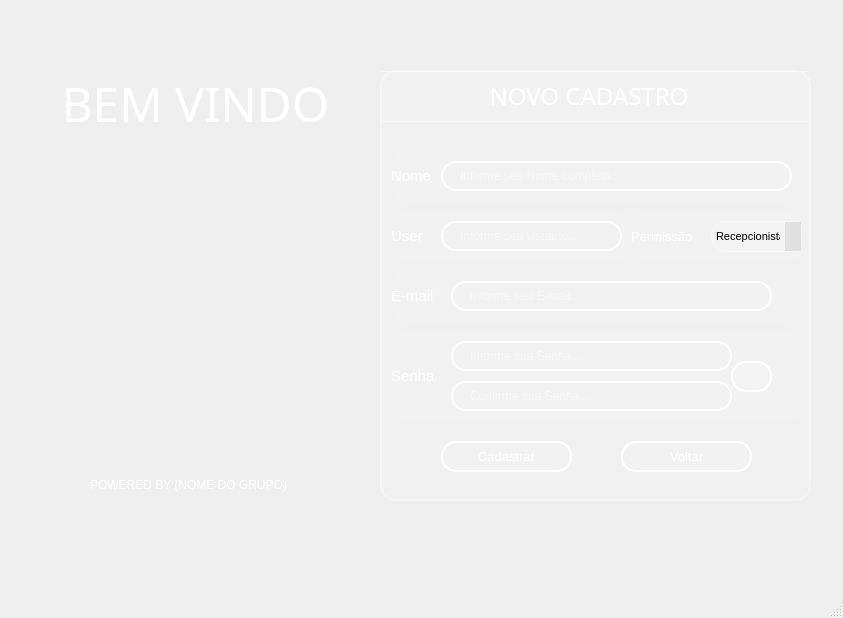
<?xml version="1.0" encoding="UTF-8"?>
<ui version="4.0">
 <class>MainWindow</class>
 <widget class="QMainWindow" name="MainWindow">
  <property name="geometry">
   <rect>
    <x>0</x>
    <y>0</y>
    <width>843</width>
    <height>618</height>
   </rect>
  </property>
  <property name="windowTitle">
   <string>MainWindow</string>
  </property>
  <widget class="QWidget" name="centralwidget">
   <widget class="QLabel" name="label">
    <property name="geometry">
     <rect>
      <x>90</x>
      <y>470</y>
      <width>211</width>
      <height>31</height>
     </rect>
    </property>
    <property name="text">
     <string>&lt;html&gt;&lt;head/&gt;&lt;body&gt;&lt;p&gt;&lt;span style=&quot; font-size:9pt; color:#ffffff;&quot;&gt;POWERED BY (NOME DO GRUPO)&lt;/span&gt;&lt;/p&gt;&lt;/body&gt;&lt;/html&gt;</string>
    </property>
   </widget>
   <widget class="QLabel" name="label_7">
    <property name="geometry">
     <rect>
      <x>60</x>
      <y>70</y>
      <width>271</width>
      <height>61</height>
     </rect>
    </property>
    <property name="font">
     <font>
      <family>Montserrat Medium</family>
      <pointsize>48</pointsize>
      <italic>false</italic>
     </font>
    </property>
    <property name="text">
     <string>&lt;html&gt;&lt;head/&gt;&lt;body&gt;&lt;p align=&quot;center&quot;&gt;&lt;span style=&quot; font-size:36pt; color:#ffffff;&quot;&gt;BEM VINDO&lt;/span&gt;&lt;/p&gt;&lt;/body&gt;&lt;/html&gt;</string>
    </property>
   </widget>
   <widget class="QLabel" name="label_3">
    <property name="geometry">
     <rect>
      <x>-400</x>
      <y>-830</y>
      <width>1291</width>
      <height>2001</height>
     </rect>
    </property>
    <property name="frameShape">
     <enum>QFrame::Box</enum>
    </property>
    <property name="text">
     <string/>
    </property>
    <property name="pixmap">
     <pixmap>../Desktop/fundo azul.jpg</pixmap>
    </property>
   </widget>
   <widget class="QStackedWidget" name="stackedWidget">
    <property name="geometry">
     <rect>
      <x>380</x>
      <y>70</y>
      <width>431</width>
      <height>431</height>
     </rect>
    </property>
    <property name="styleSheet">
     <string notr="true">QWidge {
    background-color: rgba(245, 245, 245, 70);
    border-radius: 12px;
    border: 2px solid rgba(255, 255, 255, 150);
    backdrop-filter: blur(15px);
    padding: 5px;
}
QWidget {
    background-color: rgba(255, 255, 255, 20); /* 50 = 20% de opacidade */
    border-radius: 15px;
    border: 1px solid rgba(255, 255, 255, 100);
    
    /* Efeito de desfoque (requer código adicional - ver explicação abaixo) */
    backdrop-filter: blur(10px);
}</string>
    </property>
    <property name="frameShape">
     <enum>QFrame::StyledPanel</enum>
    </property>
    <property name="frameShadow">
     <enum>QFrame::Raised</enum>
    </property>
    <property name="currentIndex">
     <number>1</number>
    </property>
    <widget class="QWidget" name="stackedWidget_loginPage1_3">
     <widget class="QLabel" name="label_5">
      <property name="geometry">
       <rect>
        <x>-80</x>
        <y>0</y>
        <width>571</width>
        <height>51</height>
       </rect>
      </property>
      <property name="font">
       <font>
        <family>Montserrat Medium</family>
        <pointsize>14</pointsize>
        <italic>false</italic>
       </font>
      </property>
      <property name="text">
       <string>&lt;html&gt;&lt;head/&gt;&lt;body&gt;&lt;p align=&quot;center&quot;&gt;&lt;span style=&quot; font-size:18pt; color:#ffffff;&quot;&gt;LOGIN&lt;/span&gt;&lt;/p&gt;&lt;/body&gt;&lt;/html&gt;</string>
      </property>
     </widget>
     <widget class="QLabel" name="label_user_3">
      <property name="geometry">
       <rect>
        <x>20</x>
        <y>90</y>
        <width>391</width>
        <height>71</height>
       </rect>
      </property>
      <property name="font">
       <font>
        <family>MS Shell Dlg 2</family>
        <pointsize>10</pointsize>
        <weight>50</weight>
        <italic>false</italic>
        <bold>false</bold>
       </font>
      </property>
      <property name="styleSheet">
       <string notr="true">QLabel{
color: rgb(255, 255, 255);
border:3
}</string>
      </property>
      <property name="text">
       <string>&lt;html&gt;&lt;head/&gt;&lt;body&gt;&lt;p&gt;&lt;span style=&quot; font-size:11pt;&quot;&gt;User  &lt;/span&gt;&lt;/p&gt;&lt;/body&gt;&lt;/html&gt;</string>
      </property>
     </widget>
     <widget class="QLineEdit" name="lineEdit_passwrd_3">
      <property name="geometry">
       <rect>
        <x>80</x>
        <y>200</y>
        <width>301</width>
        <height>31</height>
       </rect>
      </property>
      <property name="font">
       <font>
        <family>MS Shell Dlg 2</family>
        <italic>false</italic>
       </font>
      </property>
      <property name="styleSheet">
       <string notr="true">QLineEdit {
    /* Borda e fundo */
    border: 2px solid rgba(255, 255, 255, 200);
    border-radius: 15px;
    background-color: rgba(0, 0, 0, 0); /* Totalmente transparente */
    
    /* Espaçamento interno */
    padding: 5px 15px;
    
    /* Cor do texto */
    color: white;
    
    /* Melhora a renderização */
    background-clip: padding-box;
}

/* Efeito ao focar */
QLineEdit:focus {
    border: 2px solid rgba(255, 255, 255, 255);
    background-color: rgba(255, 255, 255, 20);
}</string>
      </property>
      <property name="placeholderText">
       <string>Digite sua Senha...</string>
      </property>
     </widget>
     <widget class="QLabel" name="label_passwrd_3">
      <property name="geometry">
       <rect>
        <x>20</x>
        <y>180</y>
        <width>391</width>
        <height>71</height>
       </rect>
      </property>
      <property name="font">
       <font>
        <family>MS Shell Dlg 2</family>
        <pointsize>10</pointsize>
        <weight>50</weight>
        <italic>false</italic>
        <bold>false</bold>
       </font>
      </property>
      <property name="styleSheet">
       <string notr="true">QLabel{
color: rgb(255, 255, 255);
border:3
}</string>
      </property>
      <property name="text">
       <string>&lt;html&gt;&lt;head/&gt;&lt;body&gt;&lt;p&gt;&lt;span style=&quot; font-size:11pt;&quot;&gt;Senha&lt;/span&gt;&lt;/p&gt;&lt;/body&gt;&lt;/html&gt;</string>
      </property>
     </widget>
     <widget class="QPushButton" name="bttn_login">
      <property name="geometry">
       <rect>
        <x>70</x>
        <y>310</y>
        <width>131</width>
        <height>31</height>
       </rect>
      </property>
      <property name="font">
       <font>
        <family>MS Shell Dlg 2</family>
        <pointsize>10</pointsize>
        <weight>50</weight>
        <italic>false</italic>
        <bold>false</bold>
       </font>
      </property>
      <property name="styleSheet">
       <string notr="true">QPushButton {
    background-color: rgba(255, 255, 255, 0.5);
    border: 2px solid rgba(255, 255, 255, 0.3); /* Borda branca translúcida */
    color: #333333; /* Texto totalmente opaco */
}

QPushButton:hover {
     background-color: #CFD8DC;
    border-color: rgba(255, 255, 255,255); 
}

QPushButton:pressed {
    background-color: #A0B2C8; /* Azul acinzentado */
border-color: #003366; /* Azul escuro */
}
 QPushButton{border: 2px solid rgba(255, 255, 255, 200);
    border-radius: 15px;
    background-color: rgba(0, 0, 0, 0); /* Totalmente transparente */
    
    /* Espaçamento interno */
    padding: 5px 15px;
    
    /* Cor do texto */
    color: white;
    
    /* Melhora a renderização */
    background-clip: padding-box;
}

/* Efeito ao focar */
QPushButton {
    border: 2px solid rgba(255, 255, 255, 255);
    background-color: rgba(255, 255, 255, 20);
}</string>
      </property>
      <property name="text">
       <string>Entrar</string>
      </property>
     </widget>
     <widget class="QPushButton" name="bttn_alterindex_2">
      <property name="geometry">
       <rect>
        <x>230</x>
        <y>310</y>
        <width>131</width>
        <height>31</height>
       </rect>
      </property>
      <property name="font">
       <font>
        <family>MS Shell Dlg 2</family>
        <pointsize>8</pointsize>
        <weight>50</weight>
        <italic>false</italic>
        <bold>false</bold>
       </font>
      </property>
      <property name="styleSheet">
       <string notr="true">QPushButton {
    background-color: rgba(255, 255, 255, 0.5);
    border: 2px solid rgba(255, 255, 255, 0.3); /* Borda branca translúcida */
    color: #333333; /* Texto totalmente opaco */
}

QPushButton:hover {
     background-color: #CFD8DC;
    border-color: rgba(255, 255, 255,255); 
}

QPushButton:pressed {
    background-color: #A0B2C8; /* Azul acinzentado */
border-color: #003366; /* Azul escuro */
}
 QPushButton{border: 2px solid rgba(255, 255, 255, 200);
    border-radius: 15px;
    background-color: rgba(0, 0, 0, 0); /* Totalmente transparente */
    
    /* Espaçamento interno */
    padding: 5px 15px;
    
    /* Cor do texto */
    color: white;
    
    /* Melhora a renderização */
    background-clip: padding-box;
}

/* Efeito ao focar */
QPushButton {
    border: 2px solid rgba(255, 255, 255, 255);
    background-color: rgba(255, 255, 255, 20);
}</string>
      </property>
      <property name="text">
       <string>Novo Usuário</string>
      </property>
     </widget>
     <widget class="QLineEdit" name="lineEdit_user_2">
      <property name="geometry">
       <rect>
        <x>80</x>
        <y>110</y>
        <width>301</width>
        <height>31</height>
       </rect>
      </property>
      <property name="font">
       <font>
        <family>MS Shell Dlg 2</family>
        <italic>false</italic>
       </font>
      </property>
      <property name="styleSheet">
       <string notr="true">QLineEdit {
    /* Borda e fundo */
    border: 2px solid rgba(255, 255, 255, 200);
    border-radius: 15px;
    background-color: rgba(0, 0, 0, 0); /* Totalmente transparente */
    
    /* Espaçamento interno */
    padding: 5px 15px;
    
    /* Cor do texto */
    color: white;
    
    /* Melhora a renderização */
    background-clip: padding-box;
}

/* Efeito ao focar */
QLineEdit:focus {
    border: 2px solid rgba(255, 255, 255, 255);
    background-color: rgba(255, 255, 255, 20);
}</string>
      </property>
      <property name="placeholderText">
       <string>Digite seu Usuário...</string>
      </property>
     </widget>
     <zorder>label_user_3</zorder>
     <zorder>label_passwrd_3</zorder>
     <zorder>label_5</zorder>
     <zorder>lineEdit_passwrd_3</zorder>
     <zorder>bttn_login</zorder>
     <zorder>bttn_alterindex_2</zorder>
     <zorder>lineEdit_user_2</zorder>
    </widget>
    <widget class="QWidget" name="page_3">
     <widget class="QLineEdit" name="lineEdit_email">
      <property name="geometry">
       <rect>
        <x>70</x>
        <y>210</y>
        <width>321</width>
        <height>30</height>
       </rect>
      </property>
      <property name="font">
       <font>
        <family>MS Shell Dlg 2</family>
        <italic>false</italic>
       </font>
      </property>
      <property name="styleSheet">
       <string notr="true">QLineEdit {
    /* Borda e fundo */
    border: 2px solid rgba(255, 255, 255, 200);
    border-radius: 15px;
    background-color: rgba(0, 0, 0, 0); /* Totalmente transparente */
    
    /* Espaçamento interno */
    padding: 5px 15px;
    
    /* Cor do texto */
    color: white;
    
    /* Melhora a renderização */
    background-clip: padding-box;
}

/* Efeito ao focar */
QLineEdit:focus {
    border: 2px solid rgba(255, 255, 255, 255);
    background-color: rgba(255, 255, 255, 20);
}</string>
      </property>
      <property name="placeholderText">
       <string>Informe seu E-mail...</string>
      </property>
     </widget>
     <widget class="QLabel" name="label_name_4">
      <property name="geometry">
       <rect>
        <x>10</x>
        <y>80</y>
        <width>411</width>
        <height>51</height>
       </rect>
      </property>
      <property name="font">
       <font>
        <family>MS Shell Dlg 2</family>
        <pointsize>10</pointsize>
        <weight>50</weight>
        <italic>false</italic>
        <bold>false</bold>
       </font>
      </property>
      <property name="styleSheet">
       <string notr="true">QLabel{
color: rgb(255, 255, 255);
border:3
}</string>
      </property>
      <property name="text">
       <string>&lt;html&gt;&lt;head/&gt;&lt;body&gt;&lt;p&gt;&lt;span style=&quot; font-size:11pt;&quot;&gt;Nome&lt;/span&gt;&lt;/p&gt;&lt;/body&gt;&lt;/html&gt;</string>
      </property>
     </widget>
     <widget class="QLineEdit" name="lineEdit_name">
      <property name="geometry">
       <rect>
        <x>60</x>
        <y>90</y>
        <width>351</width>
        <height>30</height>
       </rect>
      </property>
      <property name="font">
       <font>
        <family>MS Shell Dlg 2</family>
        <italic>false</italic>
       </font>
      </property>
      <property name="styleSheet">
       <string notr="true">QLineEdit {
    /* Borda e fundo */
    border: 2px solid rgba(255, 255, 255, 200);
    border-radius: 15px;
    background-color: rgba(0, 0, 0, 0); /* Totalmente transparente */
    
    /* Espaçamento interno */
    padding: 5px 15px;
    
    /* Cor do texto */
    color: white;
    
    /* Melhora a renderização */
    background-clip: padding-box;
}

/* Efeito ao focar */
QLineEdit:focus {
    border: 2px solid rgba(255, 255, 255, 255);
    background-color: rgba(255, 255, 255, 36);
}</string>
      </property>
      <property name="placeholderText">
       <string>Informe seu Nome completo...</string>
      </property>
     </widget>
     <widget class="QLabel" name="label_user_6">
      <property name="geometry">
       <rect>
        <x>10</x>
        <y>140</y>
        <width>241</width>
        <height>51</height>
       </rect>
      </property>
      <property name="font">
       <font>
        <family>MS Shell Dlg 2</family>
        <pointsize>10</pointsize>
       </font>
      </property>
      <property name="styleSheet">
       <string notr="true">QLabel{
color: rgb(255, 255, 255);
border:2
}</string>
      </property>
      <property name="text">
       <string>&lt;html&gt;&lt;head/&gt;&lt;body&gt;&lt;p&gt;&lt;span style=&quot; font-size:11pt;&quot;&gt;User  &lt;/span&gt;&lt;/p&gt;&lt;/body&gt;&lt;/html&gt;</string>
      </property>
     </widget>
     <widget class="QLineEdit" name="lineEdit_user">
      <property name="geometry">
       <rect>
        <x>60</x>
        <y>150</y>
        <width>181</width>
        <height>30</height>
       </rect>
      </property>
      <property name="font">
       <font>
        <family>MS Shell Dlg 2</family>
        <italic>false</italic>
       </font>
      </property>
      <property name="styleSheet">
       <string notr="true">QLineEdit {
    /* Borda e fundo */
    border: 2px solid rgba(255, 255, 255, 200);
    border-radius: 15px;
    background-color: rgba(0, 0, 0, 0); /* Totalmente transparente */
    
    /* Espaçamento interno */
    padding: 5px 15px;
    
    /* Cor do texto */
    color: white;
    
    /* Melhora a renderização */
    background-clip: padding-box;
}

/* Efeito ao focar */
QLineEdit:focus {
    border: 2px solid rgba(255, 255, 255, 255);
    background-color: rgba(255, 255, 255, 20);
}</string>
      </property>
      <property name="placeholderText">
       <string>Informe seu Usuário...</string>
      </property>
     </widget>
     <widget class="QLabel" name="label_2">
      <property name="geometry">
       <rect>
        <x>250</x>
        <y>140</y>
        <width>171</width>
        <height>51</height>
       </rect>
      </property>
      <property name="font">
       <font>
        <family>MS Shell Dlg 2</family>
        <pointsize>10</pointsize>
       </font>
      </property>
      <property name="styleSheet">
       <string notr="true">QLabel{
color: rgb(255, 255, 255);
border:2
}</string>
      </property>
      <property name="text">
       <string>Permissão</string>
      </property>
     </widget>
     <widget class="QComboBox" name="comboBox">
      <property name="geometry">
       <rect>
        <x>330</x>
        <y>150</y>
        <width>91</width>
        <height>31</height>
       </rect>
      </property>
      <property name="font">
       <font>
        <family>MS Shell Dlg 2</family>
        <pointsize>8</pointsize>
        <italic>false</italic>
       </font>
      </property>
      <property name="styleSheet">
       <string notr="true">QComboBox {
    background-color: F7F7F9  /* Cor de fundo */
    color: F7F7F9         /* Cor do texto */
    border: 1px solid #ccc;     /* Borda */
}

QComboBox::drop-down {
    background-color: #e0e0e0;  /* Cor do botão de dropdown */
}

QComboBox QAbstractItemView {
    background-color: White;  /* Cor do menu dropdown */
    color: Black;             /* Cor do texto no menu */
}</string>
      </property>
      <item>
       <property name="text">
        <string>Recepcionista</string>
       </property>
      </item>
      <item>
       <property name="text">
        <string>Gerente</string>
       </property>
      </item>
      <item>
       <property name="text">
        <string>Administrador</string>
       </property>
      </item>
     </widget>
     <widget class="QLabel" name="label_passwrd_6">
      <property name="geometry">
       <rect>
        <x>10</x>
        <y>260</y>
        <width>411</width>
        <height>91</height>
       </rect>
      </property>
      <property name="font">
       <font>
        <family>MS Shell Dlg 2</family>
        <pointsize>10</pointsize>
        <weight>50</weight>
        <italic>false</italic>
        <bold>false</bold>
       </font>
      </property>
      <property name="styleSheet">
       <string notr="true">QLabel{
color: rgb(255, 255, 255);
border:2
}</string>
      </property>
      <property name="text">
       <string>&lt;html&gt;&lt;head/&gt;&lt;body&gt;&lt;p&gt;&lt;span style=&quot; font-size:11pt;&quot;&gt;Senha&lt;/span&gt;&lt;/p&gt;&lt;/body&gt;&lt;/html&gt;</string>
      </property>
     </widget>
     <widget class="QLineEdit" name="lineEdit_passwrd">
      <property name="geometry">
       <rect>
        <x>70</x>
        <y>270</y>
        <width>281</width>
        <height>30</height>
       </rect>
      </property>
      <property name="font">
       <font>
        <family>MS Shell Dlg 2</family>
        <italic>false</italic>
       </font>
      </property>
      <property name="styleSheet">
       <string notr="true">QLineEdit {
    /* Borda e fundo */
    border: 2px solid rgba(255, 255, 255, 200);
    border-radius: 15px;
    background-color: rgba(0, 0, 0, 0); /* Totalmente transparente */
    
    /* Espaçamento interno */
    padding: 5px 15px;
    
    /* Cor do texto */
    color: white;
    
    /* Melhora a renderização */
    background-clip: padding-box;
}

/* Efeito ao focar */
QLineEdit:focus {
    border: 2px solid rgba(255, 255, 255, 255);
    background-color: rgba(255, 255, 255, 20);
}</string>
      </property>
      <property name="placeholderText">
       <string>Informe sua Senha...</string>
      </property>
     </widget>
     <widget class="QLabel" name="label_email_4">
      <property name="geometry">
       <rect>
        <x>10</x>
        <y>200</y>
        <width>411</width>
        <height>51</height>
       </rect>
      </property>
      <property name="font">
       <font>
        <family>MS Shell Dlg 2</family>
        <pointsize>10</pointsize>
        <weight>50</weight>
        <italic>false</italic>
        <bold>false</bold>
       </font>
      </property>
      <property name="styleSheet">
       <string notr="true">QLabel{
color: rgb(255, 255, 255);
border:2
}</string>
      </property>
      <property name="text">
       <string>&lt;html&gt;&lt;head/&gt;&lt;body&gt;&lt;p&gt;&lt;span style=&quot; font-size:11pt;&quot;&gt;E-mail&lt;/span&gt;&lt;/p&gt;&lt;/body&gt;&lt;/html&gt;</string>
      </property>
     </widget>
     <widget class="QLineEdit" name="lineEdit_passwrd_2">
      <property name="geometry">
       <rect>
        <x>70</x>
        <y>310</y>
        <width>281</width>
        <height>30</height>
       </rect>
      </property>
      <property name="font">
       <font>
        <family>MS Shell Dlg 2</family>
        <italic>false</italic>
       </font>
      </property>
      <property name="styleSheet">
       <string notr="true">QLineEdit {
    /* Borda e fundo */
    border: 2px solid rgba(255, 255, 255, 200);
    border-radius: 15px;
    background-color: rgba(0, 0, 0, 0); /* Totalmente transparente */
    
    /* Espaçamento interno */
    padding: 5px 15px;
    
    /* Cor do texto */
    color: white;
    
    /* Melhora a renderização */
    background-clip: padding-box;
}

/* Efeito ao focar */
QLineEdit:focus {
    border: 2px solid rgba(255, 255, 255, 255);
    background-color: rgba(255, 255, 255, 20);
}</string>
      </property>
      <property name="placeholderText">
       <string>Confirme sua Senha...</string>
      </property>
     </widget>
     <widget class="QPushButton" name="bttn_register">
      <property name="geometry">
       <rect>
        <x>60</x>
        <y>370</y>
        <width>131</width>
        <height>31</height>
       </rect>
      </property>
      <property name="font">
       <font>
        <family>MS Shell Dlg 2</family>
        <pointsize>10</pointsize>
        <weight>50</weight>
        <italic>false</italic>
        <bold>false</bold>
       </font>
      </property>
      <property name="styleSheet">
       <string notr="true">QPushButton {
    background-color: rgba(255, 255, 255, 0.5);
    border: 5px solid rgba(255, 255, 255, 0.3); /* Borda branca translúcida */
    color: #333333; /* Texto totalmente opaco */
}

QPushButton:hover {
     background-color: #CFD8DC;
    border-color: rgba(255, 255, 255,255); 
}

QPushButton:pressed {
    background-color: #A0B2C8; /* Azul acinzentado */
border-color: #003366; /* Azul escuro */
}
 QPushButton{border: 2px solid rgba(255, 255, 255, 200);
    border-radius: 15px;
    background-color: rgba(0, 0, 0, 0); /* Totalmente transparente */
    
    /* Espaçamento interno */
    padding: 5px 15px;
    
    /* Cor do texto */
    color: white;
    
    /* Melhora a renderização */
    background-clip: padding-box;
}

/* Efeito ao focar */
QPushButton {
    border: 2px solid rgba(255, 255, 255, 255);
    background-color: rgba(255, 255, 255, 20);
}</string>
      </property>
      <property name="text">
       <string>Cadastrar</string>
      </property>
     </widget>
     <widget class="QPushButton" name="bttn_alterindex">
      <property name="geometry">
       <rect>
        <x>240</x>
        <y>370</y>
        <width>131</width>
        <height>31</height>
       </rect>
      </property>
      <property name="font">
       <font>
        <family>MS Shell Dlg 2</family>
        <pointsize>10</pointsize>
        <weight>50</weight>
        <italic>false</italic>
        <bold>false</bold>
       </font>
      </property>
      <property name="styleSheet">
       <string notr="true">QPushButton {
    background-color: rgba(255, 255, 255, 0.5);
    border: 2px solid rgba(255, 255, 255, 0.3); /* Borda branca translúcida */
    color:#003366; /* Texto totalmente opaco */
}

QPushButton:hover {
     background-color: #CFD8DC;
    border-color: rgba(255, 255, 255,255); 
}

QPushButton:pressed {
    background-color: #A0B2C8; /* Azul acinzentado */
border-color: #003366; /* Azul escuro */
}
 QPushButton{border: 2px solid rgba(255, 255, 255, 200);
    border-radius: 15px;
    background-color: rgba(0, 0, 0, 0); /* Totalmente transparente */
    
    /* Espaçamento interno */
    padding: 5px 15px;
    
    /* Cor do texto */
    color: white;
    
    /* Melhora a renderização */
    background-clip: padding-box;
}

/* Efeito ao focar */
QPushButton {
    border: 2px solid rgba(255, 255, 255, 255);
    background-color: rgba(255, 255, 255, 20);
}</string>
      </property>
      <property name="text">
       <string>Voltar</string>
      </property>
     </widget>
     <widget class="QPushButton" name="bttn_passwrdview">
      <property name="geometry">
       <rect>
        <x>350</x>
        <y>290</y>
        <width>41</width>
        <height>31</height>
       </rect>
      </property>
      <property name="styleSheet">
       <string notr="true">QPushButton {
    background-color: rgba(255, 255, 255, 0.5);
    border: 2px solid rgba(255, 255, 255, 0.3); /* Borda branca translúcida */
    color: #333333; /* Texto totalmente opaco */
}

QPushButton:hover {
     background-color: #CFD8DC;
    border-color: rgba(255, 255, 255,255); 
}

QPushButton:pressed {
    background-color: #A0B2C8; /* Azul acinzentado */
border-color: #003366; /* Azul escuro */
}
 QPushButton{border: 2px solid rgba(255, 255, 255, 200);
    border-radius: 15px;
    background-color: rgba(0, 0, 0, 0); /* Totalmente transparente */
    
    /* Espaçamento interno */
    padding: 5px 15px;
    
    /* Cor do texto */
    color: white;
    
    /* Melhora a renderização */
    background-clip: padding-box;
}

/* Efeito ao focar */
QPushButton {
    border: 2px solid rgba(255, 255, 255, 255);
    background-color: rgba(255, 255, 255, 20);
}</string>
      </property>
      <property name="text">
       <string/>
      </property>
      <property name="icon">
       <iconset>
        <normaloff>visibility_24dp_E3E3E3_FILL0_wght400_GRAD0_opsz24.png</normaloff>visibility_24dp_E3E3E3_FILL0_wght400_GRAD0_opsz24.png</iconset>
      </property>
      <property name="iconSize">
       <size>
        <width>24</width>
        <height>24</height>
       </size>
      </property>
     </widget>
     <widget class="QLabel" name="label_6">
      <property name="geometry">
       <rect>
        <x>-30</x>
        <y>0</y>
        <width>471</width>
        <height>51</height>
       </rect>
      </property>
      <property name="font">
       <font>
        <family>Montserrat Medium</family>
        <pointsize>14</pointsize>
        <italic>false</italic>
       </font>
      </property>
      <property name="text">
       <string>&lt;html&gt;&lt;head/&gt;&lt;body&gt;&lt;p align=&quot;center&quot;&gt;&lt;span style=&quot; font-size:18pt; color:#ffffff;&quot;&gt;NOVO CADASTRO&lt;/span&gt;&lt;/p&gt;&lt;/body&gt;&lt;/html&gt;</string>
      </property>
     </widget>
     <zorder>label_email_4</zorder>
     <zorder>label_name_4</zorder>
     <zorder>lineEdit_name</zorder>
     <zorder>label_user_6</zorder>
     <zorder>lineEdit_user</zorder>
     <zorder>label_2</zorder>
     <zorder>comboBox</zorder>
     <zorder>label_passwrd_6</zorder>
     <zorder>lineEdit_passwrd</zorder>
     <zorder>lineEdit_email</zorder>
     <zorder>lineEdit_passwrd_2</zorder>
     <zorder>bttn_register</zorder>
     <zorder>bttn_alterindex</zorder>
     <zorder>bttn_passwrdview</zorder>
     <zorder>label_6</zorder>
    </widget>
   </widget>
   <zorder>label_3</zorder>
   <zorder>label</zorder>
   <zorder>label_7</zorder>
   <zorder>stackedWidget</zorder>
  </widget>
  <widget class="QStatusBar" name="statusbar"/>
 </widget>
 <resources/>
 <connections/>
</ui>
